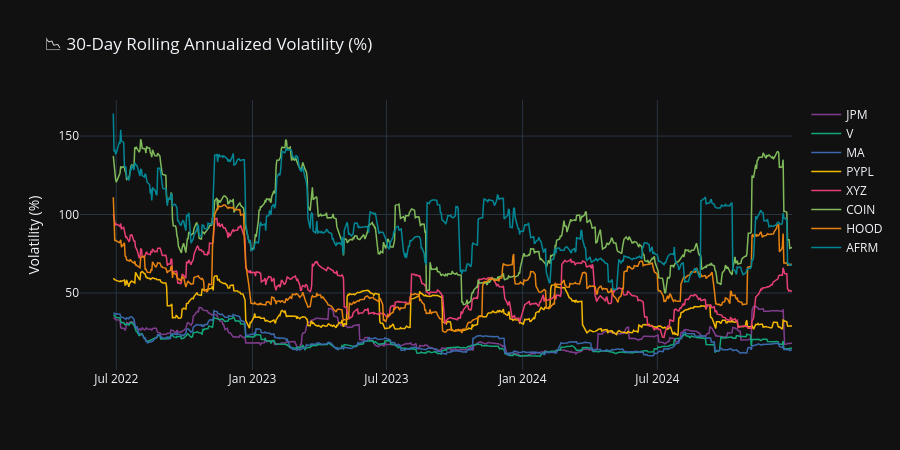

Notebook cell for this chart:
### Markdown cell above
## 6. Rolling Volatility Over Time

### Code cell
rolling_vol = returns.rolling(window=30).std() * np.sqrt(252) * 100

fig = go.Figure()
for i, ticker in enumerate(TICKERS):
    fig.add_trace(go.Scatter(
        x=rolling_vol.index, y=rolling_vol[ticker],
        name=ticker, line=dict(width=1.5, color=colors[i % len(colors)])
    ))

fig.update_layout(
    template='plotly_dark', height=450,
    title='📉 30-Day Rolling Annualized Volatility (%)',
    yaxis_title='Volatility (%)', hovermode='x unified'
)
fig.show()
print('\n✅ EDA & Risk Analysis complete! Proceed to Notebook 03.')

### Figure 1 — Plotly figure (JSON) as saved in the notebook; plotly's stock layout.template omitted (floating-point values rounded to 4 significant figures; data arrays with more than 128 entries replaced by an {"elided": "..."} marker saying what was removed)
{"data": [{"line": {"color": "rgb(127, 60, 141)", "width": 1.5}, "name": "JPM", "type": "scatter", "x": {"elided": "661 str values"}, "y": {"elided": "661 float values"}}, {"line": {"color": "rgb(17, 165, 121)", "width": 1.5}, "name": "V", "type": "scatter", "x": {"elided": "661 str values"}, "y": {"elided": "661 float values"}}, {"line": {"color": "rgb(57, 105, 172)", "width": 1.5}, "name": "MA", "type": "scatter", "x": {"elided": "661 str values"}, "y": {"elided": "661 float values"}}, {"line": {"color": "rgb(242, 183, 1)", "width": 1.5}, "name": "PYPL", "type": "scatter", "x": {"elided": "661 str values"}, "y": {"elided": "661 float values"}}, {"line": {"color": "rgb(231, 63, 116)", "width": 1.5}, "name": "XYZ", "type": "scatter", "x": {"elided": "661 str values"}, "y": {"elided": "661 float values"}}, {"line": {"color": "rgb(128, 186, 90)", "width": 1.5}, "name": "COIN", "type": "scatter", "x": {"elided": "661 str values"}, "y": {"elided": "661 float values"}}, {"line": {"color": "rgb(230, 131, 16)", "width": 1.5}, "name": "HOOD", "type": "scatter", "x": {"elided": "661 str values"}, "y": {"elided": "661 float values"}}, {"line": {"color": "rgb(0, 134, 149)", "width": 1.5}, "name": "AFRM", "type": "scatter", "x": {"elided": "661 str values"}, "y": {"elided": "661 float values"}}], "layout": {"height": 450, "hovermode": "x unified", "title": {"text": "📉 30-Day Rolling Annualized Volatility (%)"}, "yaxis": {"title": {"text": "Volatility (%)"}}}}
